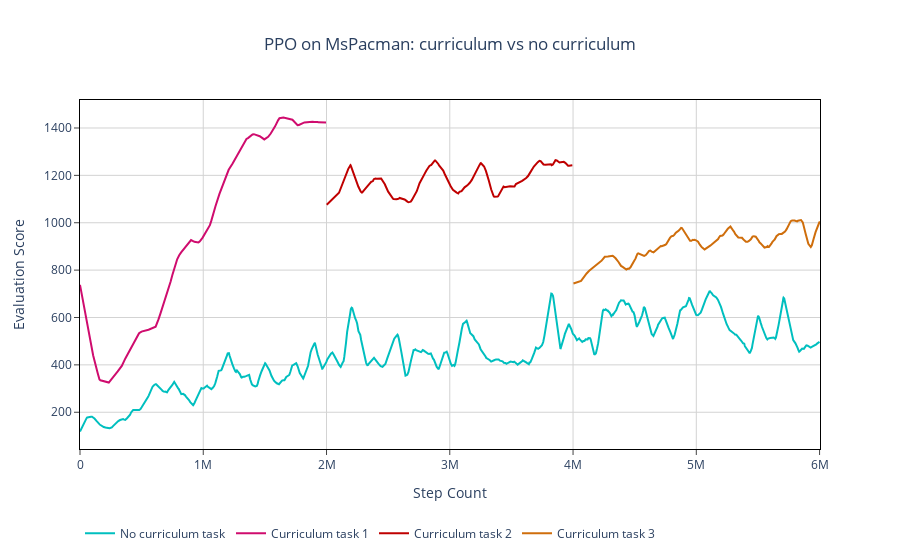

Source (notebook cell):
### Code cell
vis.plot_trajectories(
    [ppo_stats_nocurr, ppo_stats_curr],
    time_domain='steps',
)
